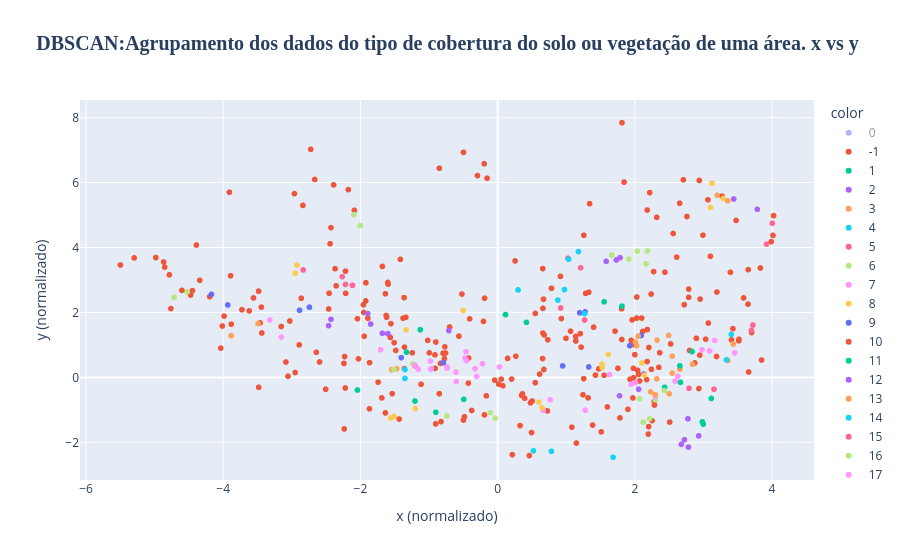

Here is the notebook cell this chart was saved with:
### Code cell
dbscan = DBSCAN(eps=1.3, min_samples=2)
dbscan.fit(X)
labels = dbscan.labels_
set(labels)

fig = px.scatter(x=X_pca[:, 0], y=X_pca[:, 1], color=labels.astype(str), title='<b>DBSCAN:Agrupamento dos dados do tipo de cobertura do solo ou vegetação de uma área. x vs y </b>')

fig.update_layout(
    xaxis_title_text='x (normalizado)',
    yaxis_title_text='y (normalizado)',
    # padrão o título
    title_font_size=20,  # Define o tamanho da fonte do título
    title_font_family='Arial Black', # Uma fonte mais grossa
    title_x=0.5 # Centraliza o título no gráfico
)

fig.show()
fig.write_html("Figuras/19exercicio_grafico5.html")

### Figure 1 — Plotly figure (JSON) as saved in the notebook; plotly's stock layout.template omitted (floating-point values rounded to 4 significant figures; data arrays with more than 128 entries replaced by an {"elided": "..."} marker saying what was removed)
{"data": [{"hovertemplate": "color=0<br>x=%{x}<br>y=%{y}<extra></extra>", "legendgroup": "0", "marker": {"color": "#636efa", "symbol": "circle"}, "mode": "markers", "name": "0", "showlegend": true, "type": "scattergl", "visible": "legendonly", "x": {"elided": "9578 float values"}, "xaxis": "x", "y": {"elided": "9578 float values"}, "yaxis": "y"}, {"hovertemplate": "color=-1<br>x=%{x}<br>y=%{y}<extra></extra>", "legendgroup": "-1", "marker": {"color": "#EF553B", "symbol": "circle"}, "mode": "markers", "name": "-1", "showlegend": true, "type": "scattergl", "x": {"elided": "243 float values"}, "xaxis": "x", "y": {"elided": "243 float values"}, "yaxis": "y"}, {"hovertemplate": "color=1<br>x=%{x}<br>y=%{y}<extra></extra>", "legendgroup": "1", "marker": {"color": "#00cc96", "symbol": "circle"}, "mode": "markers", "name": "1", "showlegend": true, "type": "scattergl", "x": [3.116, 2.434, 2.665, 2.997, 2.984], "xaxis": "x", "y": [-0.6471, -0.3055, -0.1502, -1.44, -1.367], "yaxis": "y"}, {"hovertemplate": "color=2<br>x=%{x}<br>y=%{y}<extra></extra>", "legendgroup": "2", "marker": {"color": "#ab63fa", "symbol": "circle"}, "mode": "markers", "name": "2", "showlegend": true, "type": "scattergl", "x": [2.055, 2.131, 1.777], "xaxis": "x", "y": [-0.3631, 0.1053, -0.5662], "yaxis": "y"}, {"hovertemplate": "color=3<br>x=%{x}<br>y=%{y}<extra></extra>", "legendgroup": "3", "marker": {"color": "#FFA15A", "symbol": "circle"}, "mode": "markers", "name": "3", "showlegend": true, "type": "scattergl", "x": [3.2, 3.354], "xaxis": "x", "y": [5.607, 5.438], "yaxis": "y"}, {"hovertemplate": "color=4<br>x=%{x}<br>y=%{y}<extra></extra>", "legendgroup": "4", "marker": {"color": "#19d3f3", "symbol": "circle"}, "mode": "markers", "name": "4", "showlegend": true, "type": "scattergl", "x": [0.2983, 0.9733], "xaxis": "x", "y": [2.694, 2.705], "yaxis": "y"}, {"hovertemplate": "color=5<br>x=%{x}<br>y=%{y}<extra></extra>", "legendgroup": "5", "marker": {"color": "#FF6692", "symbol": "circle"}, "mode": "markers", "name": "5", "showlegend": true, "type": "scattergl", "x": [4.004, 3.919], "xaxis": "x", "y": [4.746, 4.103], "yaxis": "y"}, {"hovertemplate": "color=6<br>x=%{x}<br>y=%{y}<extra></extra>", "legendgroup": "6", "marker": {"color": "#B6E880", "symbol": "circle"}, "mode": "markers", "name": "6", "showlegend": true, "type": "scattergl", "x": [2.3, 2.216, 2.43, 2.069, 2.124], "xaxis": "x", "y": [-0.6894, -1.271, -0.4061, -0.6575, -1.377], "yaxis": "y"}, {"hovertemplate": "color=7<br>x=%{x}<br>y=%{y}<extra></extra>", "legendgroup": "7", "marker": {"color": "#FF97FF", "symbol": "circle"}, "mode": "markers", "name": "7", "showlegend": true, "type": "scattergl", "x": [-0.9788, -0.46, -0.4758, -0.3056, -0.607, -0.2204, -0.3287, 0.02682, -0.4541], "xaxis": "x", "y": [0.5035, 0.7909, 0.5967, 0.03088, 0.1615, 0.4226, 0.2696, 0.3221, 0.5121], "yaxis": "y"}, {"hovertemplate": "color=8<br>x=%{x}<br>y=%{y}<extra></extra>", "legendgroup": "8", "marker": {"color": "#FECB52", "symbol": "circle"}, "mode": "markers", "name": "8", "showlegend": true, "type": "scattergl", "x": [-0.5013, -1.333], "xaxis": "x", "y": [2.062, 1.463], "yaxis": "y"}, {"hovertemplate": "color=9<br>x=%{x}<br>y=%{y}<extra></extra>", "legendgroup": "9", "marker": {"color": "#636efa", "symbol": "circle"}, "mode": "markers", "name": "9", "showlegend": true, "type": "scattergl", "x": [1.925, 2.091], "xaxis": "x", "y": [0.9762, 1.289], "yaxis": "y"}, {"hovertemplate": "color=10<br>x=%{x}<br>y=%{y}<extra></extra>", "legendgroup": "10", "marker": {"color": "#EF553B", "symbol": "circle"}, "mode": "markers", "name": "10", "showlegend": true, "type": "scattergl", "x": [2.35, 1.979, 2.173, 2.179], "xaxis": "x", "y": [0.3098, 0.2789, -0.06631, 0.4885], "yaxis": "y"}, {"hovertemplate": "color=11<br>x=%{x}<br>y=%{y}<extra></extra>", "legendgroup": "11", "marker": {"color": "#00cc96", "symbol": "circle"}, "mode": "markers", "name": "11", "showlegend": true, "type": "scattergl", "x": [1.553, 1.813], "xaxis": "x", "y": [2.33, 2.195], "yaxis": "y"}, {"hovertemplate": "color=12<br>x=%{x}<br>y=%{y}<extra></extra>", "legendgroup": "12", "marker": {"color": "#ab63fa", "symbol": "circle"}, "mode": "markers", "name": "12", "showlegend": true, "type": "scattergl", "x": [-0.7113, -1.601], "xaxis": "x", "y": [1.441, 1.347], "yaxis": "y"}, {"hovertemplate": "color=13<br>x=%{x}<br>y=%{y}<extra></extra>", "legendgroup": "13", "marker": {"color": "#FFA15A", "symbol": "circle"}, "mode": "markers", "name": "13", "showlegend": true, "type": "scattergl", "x": [-3.884, -3.491], "xaxis": "x", "y": [1.283, 1.659], "yaxis": "y"}, {"hovertemplate": "color=14<br>x=%{x}<br>y=%{y}<extra></extra>", "legendgroup": "14", "marker": {"color": "#19d3f3", "symbol": "circle"}, "mode": "markers", "name": "14", "showlegend": true, "type": "scattergl", "x": [0.7842, 1.683, 0.5216], "xaxis": "x", "y": [-2.276, -2.459, -2.261], "yaxis": "y"}, {"hovertemplate": "color=15<br>x=%{x}<br>y=%{y}<extra></extra>", "legendgroup": "15", "marker": {"color": "#FF6692", "symbol": "circle"}, "mode": "markers", "name": "15", "showlegend": true, "type": "scattergl", "x": [2.79, 3.154], "xaxis": "x", "y": [-0.3365, -0.3648], "yaxis": "y"}, {"hovertemplate": "color=16<br>x=%{x}<br>y=%{y}<extra></extra>", "legendgroup": "16", "marker": {"color": "#B6E880", "symbol": "circle"}, "mode": "markers", "name": "16", "showlegend": true, "type": "scattergl", "x": [2.182, 1.91, 1.664, 2.035, 2.164], "xaxis": "x", "y": [3.894, 3.641, 3.767, 3.888, 3.497], "yaxis": "y"}, {"hovertemplate": "color=17<br>x=%{x}<br>y=%{y}<extra></extra>", "legendgroup": "17", "marker": {"color": "#FF97FF", "symbol": "circle"}, "mode": "markers", "name": "17", "showlegend": true, "type": "scattergl", "x": [-0.7369, -1.156, -0.9663, -0.7392, -1.706], "xaxis": "x", "y": [0.2856, 0.2529, 0.2687, 0.3282, 0.8531], "yaxis": "y"}, {"hovertemplate": "color=18<br>x=%{x}<br>y=%{y}<extra></extra>", "legendgroup": "18", "marker": {"color": "#FECB52", "symbol": "circle"}, "mode": "markers", "name": "18", "showlegend": true, "type": "scattergl", "x": [2.103, 1.612, 1.519, 1.523, 2.139], "xaxis": "x", "y": [0.4444, 0.7091, 0.412, 0.3018, 0.06874], "yaxis": "y"}, {"hovertemplate": "color=19<br>x=%{x}<br>y=%{y}<extra></extra>", "legendgroup": "19", "marker": {"color": "#636efa", "symbol": "circle"}, "mode": "markers", "name": "19", "showlegend": true, "type": "scattergl", "x": [1.276, 1.196], "xaxis": "x", "y": [2.018, 1.988], "yaxis": "y"}, {"hovertemplate": "color=20<br>x=%{x}<br>y=%{y}<extra></extra>", "legendgroup": "20", "marker": {"color": "#EF553B", "symbol": "circle"}, "mode": "markers", "name": "20", "showlegend": true, "type": "scattergl", "x": [-0.7954, -0.9955], "xaxis": "x", "y": [0.746, 0.7563], "yaxis": "y"}, {"hovertemplate": "color=21<br>x=%{x}<br>y=%{y}<extra></extra>", "legendgroup": "21", "marker": {"color": "#00cc96", "symbol": "circle"}, "mode": "markers", "name": "21", "showlegend": true, "type": "scattergl", "x": [-1.128, -1.328], "xaxis": "x", "y": [1.469, 0.7747], "yaxis": "y"}, {"hovertemplate": "color=22<br>x=%{x}<br>y=%{y}<extra></extra>", "legendgroup": "22", "marker": {"color": "#ab63fa", "symbol": "circle"}, "mode": "markers", "name": "22", "showlegend": true, "type": "scattergl", "x": [1.731, 1.785, 1.583], "xaxis": "x", "y": [3.616, 3.686, 3.572], "yaxis": "y"}, {"hovertemplate": "color=23<br>x=%{x}<br>y=%{y}<extra></extra>", "legendgroup": "23", "marker": {"color": "#FFA15A", "symbol": "circle"}, "mode": "markers", "name": "23", "showlegend": true, "type": "scattergl", "x": [2.501, 2.657, 3.357, 2.841, 2.048, 2.546, 2.493, 3.435, 2.324, 2.543], "xaxis": "x", "y": [-0.5045, 0.2556, 0.5216, 0.4031, 1.269, 0.6525, 1.295, 1.028, 1.147, 0.1325], "yaxis": "y"}, {"hovertemplate": "color=24<br>x=%{x}<br>y=%{y}<extra></extra>", "legendgroup": "24", "marker": {"color": "#19d3f3", "symbol": "circle"}, "mode": "markers", "name": "24", "showlegend": true, "type": "scattergl", "x": [-1.351, -1.35], "xaxis": "x", "y": [0.2428, -0.03193], "yaxis": "y"}, {"hovertemplate": "color=25<br>x=%{x}<br>y=%{y}<extra></extra>", "legendgroup": "25", "marker": {"color": "#FF6692", "symbol": "circle"}, "mode": "markers", "name": "25", "showlegend": true, "type": "scattergl", "x": [3.721, 3.701], "xaxis": "x", "y": [1.611, 1.447], "yaxis": "y"}, {"hovertemplate": "color=26<br>x=%{x}<br>y=%{y}<extra></extra>", "legendgroup": "26", "marker": {"color": "#B6E880", "symbol": "circle"}, "mode": "markers", "name": "26", "showlegend": true, "type": "scattergl", "x": [-2.095, -2.004], "xaxis": "x", "y": [5.012, 4.673], "yaxis": "y"}, {"hovertemplate": "color=27<br>x=%{x}<br>y=%{y}<extra></extra>", "legendgroup": "27", "marker": {"color": "#FF97FF", "symbol": "circle"}, "mode": "markers", "name": "27", "showlegend": true, "type": "scattergl", "x": [0.7662, 1.277, 2.008, 1.947, 1.631, 0.6638, 2.296, 2.586, 2.626], "xaxis": "x", "y": [-0.6912, -1.011, -0.1593, -0.213, 0.0854, -1.016, -0.5885, -0.1145, 0.03648], "yaxis": "y"}, {"hovertemplate": "color=28<br>x=%{x}<br>y=%{y}<extra></extra>", "legendgroup": "28", "marker": {"color": "#FECB52", "symbol": "circle"}, "mode": "markers", "name": "28", "showlegend": true, "type": "scattergl", "x": [-1.557, -1.198, -1.511], "xaxis": "x", "y": [-1.25, -0.964, -1.202], "yaxis": "y"}, {"hovertemplate": "color=29<br>x=%{x}<br>y=%{y}<extra></extra>", "legendgroup": "29", "marker": {"color": "#636efa", "symbol": "circle"}, "mode": "markers", "name": "29", "showlegend": true, "type": "scattergl", "x": [-1.405, -0.7919], "xaxis": "x", "y": [0.6091, 0.4536], "yaxis": "y"}, {"hovertemplate": "color=30<br>x=%{x}<br>y=%{y}<extra></extra>", "legendgroup": "30", "marker": {"color": "#EF553B", "symbol": "circle"}, "mode": "markers", "name": "30", "showlegend": true, "type": "scattergl", "x": [-0.4829, -0.3775], "xaxis": "x", "y": [-1.214, -1.018], "yaxis": "y"}, {"hovertemplate": "color=31<br>x=%{x}<br>y=%{y}<extra></extra>", "legendgroup": "31", "marker": {"color": "#00cc96", "symbol": "circle"}, "mode": "markers", "name": "31", "showlegend": true, "type": "scattergl", "x": [-2.043, -1.204], "xaxis": "x", "y": [-0.3886, -0.7277], "yaxis": "y"}, {"hovertemplate": "color=32<br>x=%{x}<br>y=%{y}<extra></extra>", "legendgroup": "32", "marker": {"color": "#ab63fa", "symbol": "circle"}, "mode": "markers", "name": "32", "showlegend": true, "type": "scattergl", "x": [2.724, 2.677, 2.774, 2.782, 2.93], "xaxis": "x", "y": [-1.92, -2.061, -1.274, -2.146, -1.801], "yaxis": "y"}, {"hovertemplate": "color=33<br>x=%{x}<br>y=%{y}<extra></extra>", "legendgroup": "33", "marker": {"color": "#FFA15A", "symbol": "circle"}, "mode": "markers", "name": "33", "showlegend": true, "type": "scattergl", "x": [2.23, 2.299, 2.32], "xaxis": "x", "y": [-0.4464, -0.5349, -0.04563], "yaxis": "y"}, {"hovertemplate": "color=34<br>x=%{x}<br>y=%{y}<extra></extra>", "legendgroup": "34", "marker": {"color": "#19d3f3", "symbol": "circle"}, "mode": "markers", "name": "34", "showlegend": true, "type": "scattergl", "x": [1.268, 0.8779], "xaxis": "x", "y": [1.964, 2.38], "yaxis": "y"}, {"hovertemplate": "color=35<br>x=%{x}<br>y=%{y}<extra></extra>", "legendgroup": "35", "marker": {"color": "#FF6692", "symbol": "circle"}, "mode": "markers", "name": "35", "showlegend": true, "type": "scattergl", "x": [1.21, 1.024], "xaxis": "x", "y": [3.376, 3.668], "yaxis": "y"}, {"hovertemplate": "color=36<br>x=%{x}<br>y=%{y}<extra></extra>", "legendgroup": "36", "marker": {"color": "#B6E880", "symbol": "circle"}, "mode": "markers", "name": "36", "showlegend": true, "type": "scattergl", "x": [-0.03523, -0.7388, -0.1074], "xaxis": "x", "y": [-1.255, -1.188, -1.09], "yaxis": "y"}, {"hovertemplate": "color=37<br>x=%{x}<br>y=%{y}<extra></extra>", "legendgroup": "37", "marker": {"color": "#FF97FF", "symbol": "circle"}, "mode": "markers", "name": "37", "showlegend": true, "type": "scattergl", "x": [3.455, 3.164, 3.091, 2.98], "xaxis": "x", "y": [0.7527, 1.14, 0.8171, 0.8505], "yaxis": "y"}, {"hovertemplate": "color=38<br>x=%{x}<br>y=%{y}<extra></extra>", "legendgroup": "38", "marker": {"color": "#FECB52", "symbol": "circle"}, "mode": "markers", "name": "38", "showlegend": true, "type": "scattergl", "x": [-2.948, -2.925], "xaxis": "x", "y": [3.208, 3.457], "yaxis": "y"}, {"hovertemplate": "color=39<br>x=%{x}<br>y=%{y}<extra></extra>", "legendgroup": "39", "marker": {"color": "#636efa", "symbol": "circle"}, "mode": "markers", "name": "39", "showlegend": true, "type": "scattergl", "x": [0.9472, 1.329], "xaxis": "x", "y": [0.3529, 0.3228], "yaxis": "y"}, {"hovertemplate": "color=40<br>x=%{x}<br>y=%{y}<extra></extra>", "legendgroup": "40", "marker": {"color": "#EF553B", "symbol": "circle"}, "mode": "markers", "name": "40", "showlegend": true, "type": "scattergl", "x": [2.76, 2.653], "xaxis": "x", "y": [4.955, 5.362], "yaxis": "y"}, {"hovertemplate": "color=41<br>x=%{x}<br>y=%{y}<extra></extra>", "legendgroup": "41", "marker": {"color": "#00cc96", "symbol": "circle"}, "mode": "markers", "name": "41", "showlegend": true, "type": "scattergl", "x": [2.834, 2.656], "xaxis": "x", "y": [0.7965, 0.3573], "yaxis": "y"}, {"hovertemplate": "color=42<br>x=%{x}<br>y=%{y}<extra></extra>", "legendgroup": "42", "marker": {"color": "#ab63fa", "symbol": "circle"}, "mode": "markers", "name": "42", "showlegend": true, "type": "scattergl", "x": [-2.429, -1.681, -2.464], "xaxis": "x", "y": [1.786, 1.359, 1.593], "yaxis": "y"}, {"hovertemplate": "color=43<br>x=%{x}<br>y=%{y}<extra></extra>", "legendgroup": "43", "marker": {"color": "#FFA15A", "symbol": "circle"}, "mode": "markers", "name": "43", "showlegend": true, "type": "scattergl", "x": [-1.472, -1.546], "xaxis": "x", "y": [0.2685, 0.2391], "yaxis": "y"}, {"hovertemplate": "color=44<br>x=%{x}<br>y=%{y}<extra></extra>", "legendgroup": "44", "marker": {"color": "#19d3f3", "symbol": "circle"}, "mode": "markers", "name": "44", "showlegend": true, "type": "scattergl", "x": [1.034, 1.178], "xaxis": "x", "y": [3.641, 3.874], "yaxis": "y"}, {"hovertemplate": "color=45<br>x=%{x}<br>y=%{y}<extra></extra>", "legendgroup": "45", "marker": {"color": "#FF6692", "symbol": "circle"}, "mode": "markers", "name": "45", "showlegend": true, "type": "scattergl", "x": [-2.265, -2.116, -2.217, -2.834], "xaxis": "x", "y": [3.101, 2.835, 2.863, 3.309], "yaxis": "y"}, {"hovertemplate": "color=46<br>x=%{x}<br>y=%{y}<extra></extra>", "legendgroup": "46", "marker": {"color": "#B6E880", "symbol": "circle"}, "mode": "markers", "name": "46", "showlegend": true, "type": "scattergl", "x": [-1.237, -1.51], "xaxis": "x", "y": [0.4172, 0.2515], "yaxis": "y"}, {"hovertemplate": "color=47<br>x=%{x}<br>y=%{y}<extra></extra>", "legendgroup": "47", "marker": {"color": "#FF97FF", "symbol": "circle"}, "mode": "markers", "name": "47", "showlegend": true, "type": "scattergl", "x": [-3.322, -3.154], "xaxis": "x", "y": [1.769, 1.238], "yaxis": "y"}, {"hovertemplate": "color=48<br>x=%{x}<br>y=%{y}<extra></extra>", "legendgroup": "48", "marker": {"color": "#FECB52", "symbol": "circle"}, "mode": "markers", "name": "48", "showlegend": true, "type": "scattergl", "x": [3.125, 3.289, 3.103], "xaxis": "x", "y": [5.978, 5.51, 5.234], "yaxis": "y"}, {"hovertemplate": "color=49<br>x=%{x}<br>y=%{y}<extra></extra>", "legendgroup": "49", "marker": {"color": "#636efa", "symbol": "circle"}, "mode": "markers", "name": "49", "showlegend": true, "type": "scattergl", "x": [-4.172, -3.933], "xaxis": "x", "y": [2.556, 2.231], "yaxis": "y"}, {"hovertemplate": "color=50<br>x=%{x}<br>y=%{y}<extra></extra>", "legendgroup": "50", "marker": {"color": "#EF553B", "symbol": "circle"}, "mode": "markers", "name": "50", "showlegend": true, "type": "scattergl", "x": [3.518, 2.947], "xaxis": "x", "y": [1.172, 0.6852], "yaxis": "y"}, {"hovertemplate": "color=51<br>x=%{x}<br>y=%{y}<extra></extra>", "legendgroup": "51", "marker": {"color": "#00cc96", "symbol": "circle"}, "mode": "markers", "name": "51", "showlegend": true, "type": "scattergl", "x": [-0.9007, -0.4939], "xaxis": "x", "y": [-1.073, -0.6756], "yaxis": "y"}, {"hovertemplate": "color=52<br>x=%{x}<br>y=%{y}<extra></extra>", "legendgroup": "52", "marker": {"color": "#ab63fa", "symbol": "circle"}, "mode": "markers", "name": "52", "showlegend": true, "type": "scattergl", "x": [-1.851, -1.893], "xaxis": "x", "y": [1.644, 1.965], "yaxis": "y"}, {"hovertemplate": "color=53<br>x=%{x}<br>y=%{y}<extra></extra>", "legendgroup": "53", "marker": {"color": "#FFA15A", "symbol": "circle"}, "mode": "markers", "name": "53", "showlegend": true, "type": "scattergl", "x": [2.025, 2.009], "xaxis": "x", "y": [0.979, 1.086], "yaxis": "y"}, {"hovertemplate": "color=54<br>x=%{x}<br>y=%{y}<extra></extra>", "legendgroup": "54", "marker": {"color": "#19d3f3", "symbol": "circle"}, "mode": "markers", "name": "54", "showlegend": true, "type": "scattergl", "x": [3.405, 3.335], "xaxis": "x", "y": [1.323, 0.539], "yaxis": "y"}, {"hovertemplate": "color=55<br>x=%{x}<br>y=%{y}<extra></extra>", "legendgroup": "55", "marker": {"color": "#FF6692", "symbol": "circle"}, "mode": "markers", "name": "55", "showlegend": true, "type": "scattergl", "x": [0.919, 1.268], "xaxis": "x", "y": [2.138, 1.766], "yaxis": "y"}, {"hovertemplate": "color=56<br>x=%{x}<br>y=%{y}<extra></extra>", "legendgroup": "56", "marker": {"color": "#B6E880", "symbol": "circle"}, "mode": "markers", "name": "56", "showlegend": true, "type": "scattergl", "x": [-4.526, -4.714], "xaxis": "x", "y": [2.632, 2.464], "yaxis": "y"}, {"hovertemplate": "color=57<br>x=%{x}<br>y=%{y}<extra></extra>", "legendgroup": "57", "marker": {"color": "#FF97FF", "symbol": "circle"}, "mode": "markers", "name": "57", "showlegend": true, "type": "scattergl", "x": [-0.9745, -1.207, -0.6029], "xaxis": "x", "y": [0.2572, 0.3783, -0.1276], "yaxis": "y"}, {"hovertemplate": "color=58<br>x=%{x}<br>y=%{y}<extra></extra>", "legendgroup": "58", "marker": {"color": "#FECB52", "symbol": "circle"}, "mode": "markers", "name": "58", "showlegend": true, "type": "scattergl", "x": [0.6475, 0.6014], "xaxis": "x", "y": [-0.9361, -0.7611], "yaxis": "y"}, {"hovertemplate": "color=59<br>x=%{x}<br>y=%{y}<extra></extra>", "legendgroup": "59", "marker": {"color": "#636efa", "symbol": "circle"}, "mode": "markers", "name": "59", "showlegend": true, "type": "scattergl", "x": [-2.744, -2.887], "xaxis": "x", "y": [2.16, 2.068], "yaxis": "y"}, {"hovertemplate": "color=60<br>x=%{x}<br>y=%{y}<extra></extra>", "legendgroup": "60", "marker": {"color": "#EF553B", "symbol": "circle"}, "mode": "markers", "name": "60", "showlegend": true, "type": "scattergl", "x": [2.708, 2.94], "xaxis": "x", "y": [6.087, 6.065], "yaxis": "y"}, {"hovertemplate": "color=61<br>x=%{x}<br>y=%{y}<extra></extra>", "legendgroup": "61", "marker": {"color": "#00cc96", "symbol": "circle"}, "mode": "markers", "name": "61", "showlegend": true, "type": "scattergl", "x": [0.1147, 0.4205], "xaxis": "x", "y": [1.935, 1.694], "yaxis": "y"}, {"hovertemplate": "color=62<br>x=%{x}<br>y=%{y}<extra></extra>", "legendgroup": "62", "marker": {"color": "#ab63fa", "symbol": "circle"}, "mode": "markers", "name": "62", "showlegend": true, "type": "scattergl", "x": [3.785, 3.442], "xaxis": "x", "y": [5.174, 5.493], "yaxis": "y"}], "layout": {"autosize": true, "legend": {"title": {"text": "color"}, "tracegroupgap": 0}, "title": {"font": {"family": "Arial Black", "size": 20}, "text": "<b>DBSCAN:Agrupamento dos dados do tipo de cobertura do solo ou vegetação de uma área. x vs y </b>", "x": 0.5}, "xaxis": {"anchor": "y", "autorange": true, "domain": [0, 1], "range": [-6.074, 4.599], "title": {"text": "x (normalizado)"}, "type": "linear"}, "yaxis": {"anchor": "x", "autorange": true, "domain": [0, 1], "range": [-3.309, 8.692], "title": {"text": "y (normalizado)"}, "type": "linear"}}}
